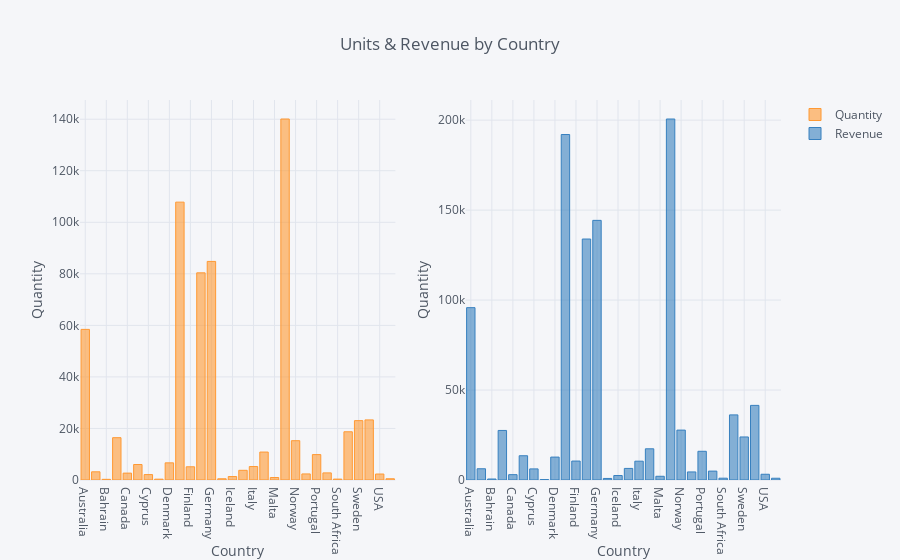

Source (notebook cell):
### Code cell
data.loc[(data['InvoiceDate']>'2011-04-30') &\
         (data['Country'].isin(countries_list))].pivot_table(index = 'Country',\
                                                             values = ('Quantity','Revenue'),\
                                                             aggfunc = 'sum').iplot(kind = 'bar',\
                                                                                   xTitle = 'Country',
                                                                                   yTitle = 'Quantity',
                                                                                   title = 'Units & Revenue by Country',
                                                                                   subplots = True)

### Figure 1 — Plotly figure (JSON) as saved in the notebook; plotly's stock layout.template omitted (floating-point values rounded to 4 significant figures)
{"data": [{"marker": {"color": "rgba(255, 153, 51, 0.6)", "line": {"color": "rgba(255, 153, 51, 1.0)", "width": 1}}, "name": "Quantity", "orientation": "v", "text": "", "type": "bar", "uid": "6928879b-2ad7-4ef5-b755-bebfcff4d951", "x": ["Australia", "Austria", "Bahrain", "Belgium", "Canada", "Channel Islands", "Cyprus", "Czech Republic", "Denmark", "EIRE", "Finland", "France", "Germany", "Greece", "Iceland", "Israel", "Italy", "Japan", "Malta", "Netherlands", "Norway", "Poland", "Portugal", "Singapore", "South Africa", "Spain", "Sweden", "Switzerland", "USA", "United Arab Emirates"], "xaxis": "x", "y": [58446, 3176, 260, 16421, 2674, 6014, 2104, 324, 6646, 107822, 5127, 80390, 84823, 475, 1341, 3760, 5222, 10845, 958, 140082, 15249, 2356, 9858, 2759, 351, 18710, 23035, 23323, 2321, 485], "yaxis": "y"}, {"marker": {"color": "rgba(55, 128, 191, 0.6)", "line": {"color": "rgba(55, 128, 191, 1.0)", "width": 1}}, "name": "Revenue", "orientation": "v", "text": "", "type": "bar", "uid": "1df63d34-ef72-44d6-9443-21f97a4a2052", "x": ["Australia", "Austria", "Bahrain", "Belgium", "Canada", "Channel Islands", "Cyprus", "Czech Republic", "Denmark", "EIRE", "Finland", "France", "Germany", "Greece", "Iceland", "Israel", "Italy", "Japan", "Malta", "Netherlands", "Norway", "Poland", "Portugal", "Singapore", "South Africa", "Spain", "Sweden", "Switzerland", "USA", "United Arab Emirates"], "xaxis": "x2", "y": [95780.0, 6254.0, 548.4, 27540.0, 2975.0, 13480.0, 6179.0, 237.5, 12730.0, 192000.0, 10520.0, 133900.0, 144300.0, 867.2, 2487.0, 6443.0, 10460.0, 17330.0, 2071.0, 200600.0, 27730.0, 4486.0, 15950.0, 4949.0, 1002.0, 36180.0, 23920.0, 41460.0, 3196.0, 975.5], "yaxis": "y2"}], "layout": {"legend": {"bgcolor": "#F5F6F9", "font": {"color": "#4D5663"}}, "paper_bgcolor": "#F5F6F9", "plot_bgcolor": "#F5F6F9", "title": {"font": {"color": "#4D5663"}, "text": "Units & Revenue by Country"}, "xaxis": {"anchor": "y", "domain": [0, 0.45], "gridcolor": "#E1E5ED", "showgrid": true, "tickfont": {"color": "#4D5663"}, "title": {"font": {"color": "#4D5663"}, "text": "Country"}, "zerolinecolor": "#E1E5ED"}, "xaxis2": {"anchor": "y2", "domain": [0.55, 1], "gridcolor": "#E1E5ED", "showgrid": true, "tickfont": {"color": "#4D5663"}, "title": {"font": {"color": "#4D5663"}, "text": "Country"}, "zerolinecolor": "#E1E5ED"}, "yaxis": {"anchor": "x", "domain": [0, 1], "gridcolor": "#E1E5ED", "showgrid": true, "tickfont": {"color": "#4D5663"}, "title": {"font": {"color": "#4D5663"}, "text": "Quantity"}, "zerolinecolor": "#E1E5ED"}, "yaxis2": {"anchor": "x2", "domain": [0, 1], "gridcolor": "#E1E5ED", "showgrid": true, "tickfont": {"color": "#4D5663"}, "title": {"font": {"color": "#4D5663"}, "text": "Quantity"}, "zerolinecolor": "#E1E5ED"}}}
